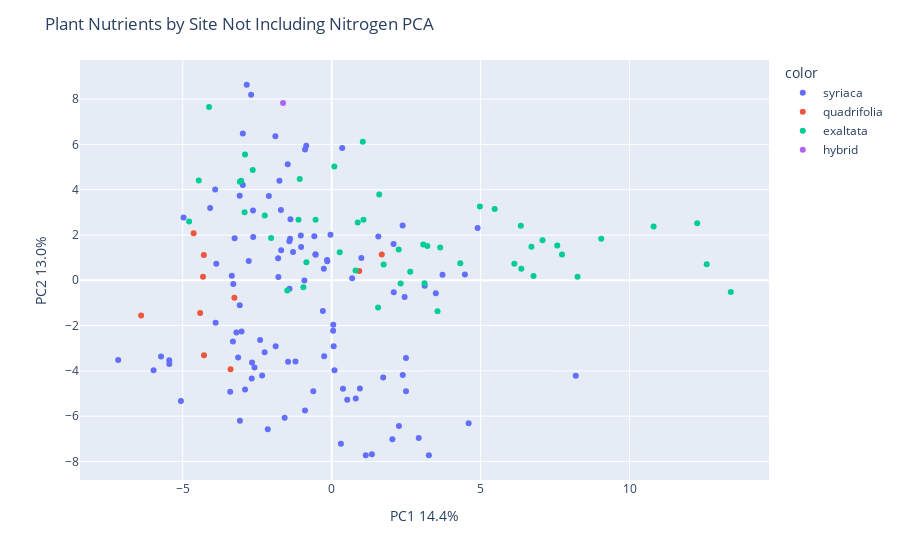

The notebook cell this image was saved under:
### Code cell
X = pivoted_df[top_100.index]

pca = PCA(n_components=2)
components = pca.fit_transform(X)

fig = px.scatter(components, x=0, y=1, color=pivoted_df['species'])
fig.update_layout(
    title = "Plant Nutrients by Site Not Including Nitrogen PCA",
    xaxis_title="PC1 " + str(round(100*pca.explained_variance_ratio_[0], 1)) + '%',
    yaxis_title="PC2 " + str(round(100*pca.explained_variance_ratio_[1], 1)) + '%')
fig.show()

### Figure 1 — Plotly figure (JSON) as saved in the notebook; plotly's stock layout.template omitted (floating-point values rounded to 4 significant figures)
{"data": [{"hovertemplate": "color=syriaca<br>0=%{x}<br>1=%{y}<extra></extra>", "legendgroup": "syriaca", "marker": {"color": "#636efa", "symbol": "circle"}, "mode": "markers", "name": "syriaca", "orientation": "v", "showlegend": true, "type": "scatter", "x": [-3.912, -2.641, -1.415, -0.1547, -2.706, -4.081, -1.755, -1.036, 0.352, -2.984, -1.026, -3.897, -1.799, -4.972, -1.421, -3.302, -0.1476, 1.566, -0.5834, -2.852, 0.3097, -5.453, -3.316, -0.2532, -0.9173, -3.086, -3.024, -0.6175, 0.5217, 0.04794, -5.451, -2.336, -0.2646, -3.089, -1.704, -0.8947, -1.384, 1.349, -1.215, -0.5395, -0.8956, -3.874, 2.077, 2.381, 2.257, -0.8548, -2.984, 3.72, -0.5459, -1.298, -0.04011, 0.8083, -1.89, -5.729, -3.199, 3.262, -2.146, -2.251, 2.037, 4.472, -2.908, 1.729, 2.386, -1.696, -1.399, 3.496, -3.14, 2.493, 0.9468, 0.06591, -2.591, -1.58, 1.144, -2.674, 0.05234, -1.79, 0.09459, -2.784, -1.881, 0.9963, 4.598, 0.6864, -2.684, -2.109, -2.635, 4.899, 2.495, 8.194, -0.2968, 2.084, -3.407, -5.062, -7.167, 2.922, -2.403, 3.123, -1.464, -5.979, -1.476, 2.448, -3.081, -3.259, -3.354, 0.3784], "xaxis": "x", "y": [4.009, 3.078, -0.3788, 0.8998, 8.187, 3.191, 4.395, 1.975, 5.844, 6.482, 1.465, -1.876, 0.9738, 2.773, 1.725, -0.1695, 0.8368, 1.938, 1.944, 8.632, -7.215, -3.529, -2.708, -3.353, -0.01415, -1.098, -2.259, -4.898, -5.279, -2.227, -3.694, -4.2, 0.5036, 3.735, 3.104, 5.77, 2.699, -7.678, -3.591, 1.131, -5.746, 0.725, 1.603, 2.417, -6.439, 5.941, 4.209, 0.2404, 1.151, 1.248, 2.007, -5.215, 6.356, -3.368, -2.311, -7.725, -6.578, -3.182, -7.024, 0.2536, -4.821, -4.291, -4.187, 1.33, 1.831, -0.568, -3.411, -3.431, -4.778, -2.908, -3.854, -6.072, -7.722, -3.625, -1.965, 0.1415, -3.969, 0.8488, -2.911, 0.9778, -6.317, 0.08836, -4.341, 3.724, 1.915, 2.305, -4.9, -4.213, -1.352, -0.5314, -4.917, -5.335, -3.515, -6.963, -2.635, -0.2416, -3.602, -3.967, 5.125, -0.74, -6.199, 1.859, 0.196, -4.793], "yaxis": "y"}, {"hovertemplate": "color=quadrifolia<br>0=%{x}<br>1=%{y}<extra></extra>", "legendgroup": "quadrifolia", "marker": {"color": "#EF553B", "symbol": "circle"}, "mode": "markers", "name": "quadrifolia", "orientation": "v", "showlegend": true, "type": "scatter", "x": [0.9262, -4.293, -6.397, -4.321, -4.636, -3.267, -4.415, 1.681, -3.396, -4.286], "xaxis": "x", "y": [0.4053, 1.117, -1.552, 0.158, 2.077, -0.7724, -1.45, 1.137, -3.925, -3.306], "yaxis": "y"}, {"hovertemplate": "color=exaltata<br>0=%{x}<br>1=%{y}<extra></extra>", "legendgroup": "exaltata", "marker": {"color": "#00cc96", "symbol": "circle"}, "mode": "markers", "name": "exaltata", "orientation": "v", "showlegend": true, "type": "scatter", "x": [4.317, -4.787, -2.034, 1.743, -2.924, -4.464, -0.5408, 3.553, 0.8736, 6.35, -0.8494, 5.471, -1.113, -2.247, -3.082, -1.491, -2.911, -4.118, -3.038, -2.651, 0.08818, 1.044, 1.596, -1.074, 10.81, 7.077, 0.8003, 7.732, 3.642, 2.249, 0.2694, 8.254, 2.316, -0.9509, 6.776, 6.705, 3.074, 1.067, 3.21, 6.132, 1.558, 6.367, 12.59, 12.27, 4.975, 2.636, 13.4, 7.572, 9.05, 3.118], "xaxis": "x", "y": [0.746, 2.593, 1.869, 0.6979, 3.003, 4.406, 2.669, -1.368, 2.555, 2.409, 0.7971, 3.149, 2.667, 2.865, 4.345, -0.4488, 5.55, 7.649, 4.389, 4.864, 5.021, 6.114, 3.791, 4.467, 2.378, 1.767, 0.4335, 1.136, 1.443, 1.36, 1.241, 0.1582, -0.1372, -0.307, 0.1932, 1.484, 1.578, 2.675, 1.516, 0.7279, -1.203, 0.5125, 0.7075, 2.514, 3.255, 0.3734, -0.5148, 1.533, 1.837, -0.1262], "yaxis": "y"}, {"hovertemplate": "color=hybrid<br>0=%{x}<br>1=%{y}<extra></extra>", "legendgroup": "hybrid", "marker": {"color": "#ab63fa", "symbol": "circle"}, "mode": "markers", "name": "hybrid", "orientation": "v", "showlegend": true, "type": "scatter", "x": [-1.633], "xaxis": "x", "y": [7.827], "yaxis": "y"}], "layout": {"legend": {"title": {"text": "color"}, "tracegroupgap": 0}, "margin": {"t": 60}, "title": {"text": "Plant Nutrients by Site Not Including Nitrogen PCA"}, "xaxis": {"anchor": "y", "domain": [0, 1], "title": {"text": "PC1 14.4%"}}, "yaxis": {"anchor": "x", "domain": [0, 1], "title": {"text": "PC2 13.0%"}}}}
